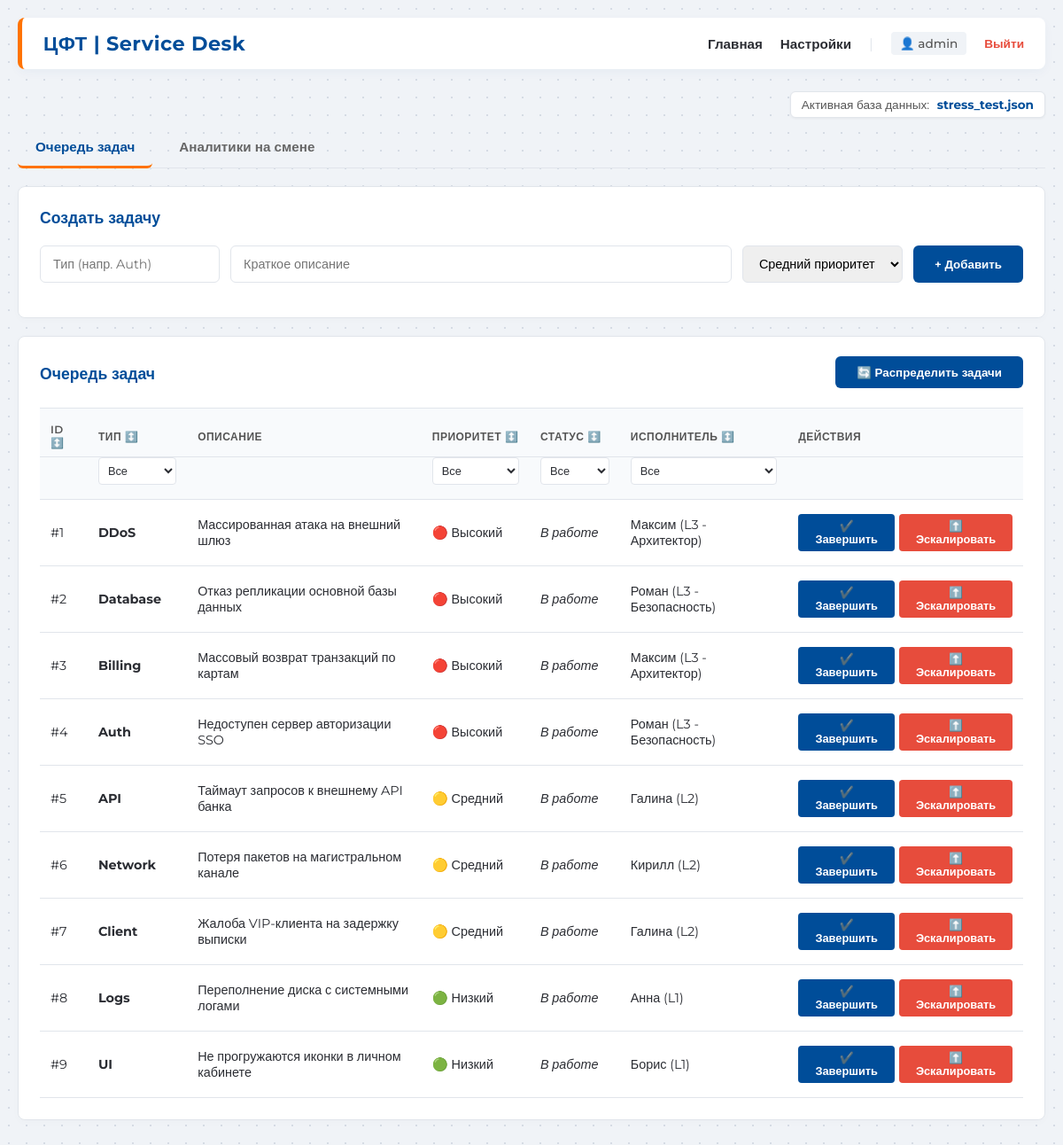
The page / (signed in) on the database its author committed.
### tables this page shows
CREATE TABLE tasks (
            id INTEGER PRIMARY KEY AUTOINCREMENT,
            task_type TEXT NOT NULL,
            description TEXT,
            priority TEXT NOT NULL,
            status TEXT NOT NULL DEFAULT 'Ожидает',
            analyst_id INTEGER,
            created_at TIMESTAMP DEFAULT CURRENT_TIMESTAMP
        );

CREATE TABLE analysts (
            id INTEGER PRIMARY KEY AUTOINCREMENT,
            name TEXT NOT NULL,
            level TEXT NOT NULL,
            is_available INTEGER NOT NULL,
            max_open_tasks INTEGER NOT NULL
        );

### app/__init__.py (the view, shortened to what this page needs)
    @app.route('/', methods=['GET', 'POST'])
    def home():
        conn = get_db()
        analysts = conn.execute('SELECT * FROM analysts').fetchall()
        tasks = conn.execute('''
            SELECT tasks.*, analysts.name as analyst_name
            FROM tasks
            LEFT JOIN analysts ON tasks.analyst_id = analysts.id
        ''').fetchall()
        current_scenario = get_current_scenario()
        return render_template('index.html', analysts=analysts, tasks=tasks, current_scenario=current_scenario)

### app/__init__.py (called while the page is built)
def get_db():
    db_path = os.path.join(os.path.dirname(__file__), '..', 'instance', 'app.db')
    conn = sqlite3.connect(db_path)
    conn.row_factory = sqlite3.Row
    return conn

def get_current_scenario():
    if os.path.exists('current_scenario.txt'):
        with open('current_scenario.txt', 'r', encoding='utf-8') as f:
            return f.read().strip()
    return "Не выбрана (Ручной режим)"

### app/templates/index.html (shortened to what this page needs)
{% extends "base.html" %}
{% block content %}
    <div style="display: flex; justify-content: flex-end; margin-bottom: 10px;">
        <span style="font-size: 0.85rem; color: #555; background: #fff; padding: 6px 12px; border-radius: 6px; border: 1px solid var(--cft-border); box-shadow: 0 1px 3px rgba(0,0,0,0.05);">
            Активная база данных: <strong style="color: var(--cft-blue); margin-left: 5px;">{{ current_scenario }}</strong>
        </span>
    </div>
    {% if session.get('role') == 'admin' %}
    <div class="tabs">
        <button class="tab-btn active" onclick="switchTab('tasks-tab', this)">Очередь задач</button>
        <button class="tab-btn" onclick="switchTab('analysts-tab', this)">Аналитики на смене</button>
    </div>
    {% endif %}
    <div id="tasks-tab" class="tab-content active">
        {% if session.get('role') == 'admin' %}
        <div class="card">
            <h2>Создать задачу</h2>
            <form action="/" method="post" class="form-group">
                <input type="text" name="task_type" placeholder="Тип (напр. Auth)" required>
                <input type="text" name="description" placeholder="Краткое описание" style="flex-grow: 1;">
                <select name="priority">
                    <option value="medium" selected>Средний приоритет</option>
                </select>
                <button type="submit">+ Добавить</button>
            </form>
        </div>
        {% endif %}
        <div class="card">
            <div style="display: flex; justify-content: space-between; align-items: center; margin-bottom: 20px;">
                <h2 style="margin-bottom: 0;">Очередь задач</h2>
                {% if session.get('role') == 'admin' %}
                <form action="/distribute" method="post" style="margin: 0;">
                    <button type="submit" class="btn-success" style="transform: translateY(-2px);">🔄 Распределить задачи</button>
                </form>
                {% endif %}
            </div>
            <table id="tasks-table">
                <thead>
                    <tr class="header-row">
                        <th><div class="th-content" onclick="sortTasksTable(0)" title="Сортировать по ID">ID ↕️</div></th>
                        <th><div class="th-content" onclick="sortTasksTable(1)" title="Сортировать по типу">Тип ↕️</div></th>
                        <th>Описание</th>
                        <th><div class="th-content" onclick="sortTasksTable(3)" title="Сортировать по приоритету">Приоритет ↕️</div></th>
                        <th><div class="th-content" onclick="sortTasksTable(4)" title="Сортировать по статусу">Статус ↕️</div></th>
                        <th><div class="th-content" onclick="sortTasksTable(5)" title="Сортировать по исполнителю">Исполнитель ↕️</div></th>
                        <th>Действия</th>
                    </tr>
                    <tr class="filters-row">
                        <th></th>
                        <th>
                            <select class="filter-select" data-col="1" onchange="applyFilters()">
                                <option value="all">Все</option>
                            </select>
                        </th>
                        <th></th>
                        <th>
                            <select class="filter-select" data-col="3" onchange="applyFilters()">
                                <option value="all">Все</option>
                            </select>
                        </th>
                        <th>
                            <select class="filter-select" data-col="4" onchange="applyFilters()">
                                <option value="all">Все</option>
                            </select>
                        </th>
                        <th>
                            <select class="filter-select" data-col="5" onchange="applyFilters()">
                                <option value="all">Все</option>
                            </select>
                        </th>
                        <th></th>
                    </tr>
                </thead>
                <tbody>
                    {% for task in tasks %}
                    <tr>
                        <td>#{{ task['id'] }}</td>
                        <td><strong>{{ task['task_type'] }}</strong></td>
                        <td>{{ task['description'] }}</td>
                        <td>
                            {% if task['priority'] == 'high' %}🔴 Высокий
                            {% elif task['priority'] == 'medium' %}🟡 Средний
                            {% else %}🟢 Низкий{% endif %}
                        </td>
                        <td><em>{{ task['status'] }}</em></td>
                        <td>{{ task['analyst_name'] if task['analyst_name'] else '—' }}</td>
                        <td>
                            {% if task['status'] == 'В работе' and (session.get('role') == 'admin' or task['analyst_name'] == session.get('user_name')) %}
                            <div style="display: flex; gap: 5px;">
                                <form action="/complete/{{ task['id'] }}" method="post" style="margin: 0;">
                                    <button type="submit" class="btn-success" style="padding: 6px 12px; font-size: 0.8rem; border-radius: 4px;">✔️ Завершить</button>
                                </form>
                                <form action="/escalate/{{ task['id'] }}" method="post" style="margin: 0;">
                                    <button type="submit" style="background-color: #e74c3c; padding: 6px 12px; font-size: 0.8rem; border-radius: 4px;">⬆️ Эскалировать</button>
                                </form>
                            </div>
                            {% else %}
                                <span style="color: #999;">—</span>
                            {% endif %}
                        </td>
                    </tr>
                    {% else %}
                    <tr>
                        <td colspan="7" style="text-align: center; color: #7f8c8d;">Задач пока нет.</td>
                    </tr>
                    {% endfor %}
                </tbody>
            </table>
        </div>
    </div>
{% endblock %}

### app/templates/base.html (shortened to what this page needs)
<!DOCTYPE html>
<html lang="ru">
<head>
</head>
<body>
    <div class="container">
        <div class="header">
            <div class="header-logo">
                <h1>ЦФТ | Service Desk</h1>
            </div>
            <div class="nav-links" style="align-items: center;">
                {% if session.get('role') %}
                    <a href="/">Главная</a>
                    {% if session.get('role') == 'admin' %}
                        <a href="/settings">Настройки</a>
                    {% endif %}
                    <span style="color: var(--cft-border);">|</span>
                    <span style="font-size: 0.85rem; color: #555; background: #F0F3F7; padding: 5px 10px; border-radius: 4px; font-weight: 500;">
                        👤 {{ session.get('user_name') }}
                    </span>
                    <a href="/logout" style="color: #e74c3c; font-size: 0.85rem;">Выйти</a>
                {% endif %}
            </div>
        </div>
        {% block content %}{% endblock %}
    </div>
</body>
</html>

### app/templates/base.html (style rules this page uses)
:root { --cft-blue: #004D99; --cft-orange: #FF7300; --cft-bg: #F0F3F7; --cft-text: #2B2D33; --cft-border: #E1E5EB; }
body { font-family: 'Montserrat', sans-serif; background-color: var(--cft-bg); color: var(--cft-text); margin: 0; padding: 20px; background-image: radial-gradient(#d5dbe4 1px, transparent 1px); background-size: 20px 20px; }
.container { max-width: 1200px; margin: 0 auto; }
.header { margin-bottom: 25px; padding: 15px 24px; background: #FFFFFF; border-radius: 8px; box-shadow: 0 4px 12px rgba(0, 77, 153, 0.04); border-left: 5px solid var(--cft-orange); display: flex; justify-content: space-between; align-items: center; transition: box-shadow 0.3s ease; }
.header-logo h1 { margin: 0; color: var(--cft-blue); font-size: 1.4rem; font-weight: 700; letter-spacing: 0.5px; }
.nav-links { display: flex; gap: 20px; }
.nav-links a { text-decoration: none; color: var(--cft-text); font-weight: 600; font-size: 0.95rem; transition: color 0.2s, transform 0.2s; }
.card { background: #FFFFFF; border-radius: 8px; padding: 24px; margin-bottom: 20px; box-shadow: 0 2px 10px rgba(0,0,0,0.02); border: 1px solid var(--cft-border); transition: transform 0.3s cubic-bezier(0.16, 1, 0.3, 1), box-shadow 0.3s ease; }
h1, h2 { color: var(--cft-blue); margin-top: 0; font-weight: 600; }
h2 { font-size: 1.1rem; margin-bottom: 20px; }
.tabs { margin-bottom: 20px; display: flex; gap: 10px; border-bottom: 1px solid var(--cft-border); padding-bottom: 0; }
.tab-btn { background-color: transparent; color: #666; border: none; border-bottom: 3px solid transparent; padding: 12px 20px; cursor: pointer; font-weight: 600; font-size: 0.95rem; font-family: inherit; transition: all 0.2s ease; position: relative; top: 1px; }
.tab-btn.active { color: var(--cft-blue); border-bottom: 3px solid var(--cft-orange); }
.tab-content { display: none; }
.tab-content.active { display: block; animation: slideUpFade 0.4s cubic-bezier(0.16, 1, 0.3, 1) forwards; }
table { width: 100%; border-collapse: collapse; font-size: 0.9rem; }
th, td { padding: 16px 12px; text-align: left; border-bottom: 1px solid var(--cft-border); transition: background-color 0.2s ease; }
th { background-color: #F8FAFC; color: #555; font-weight: 600; text-transform: uppercase; font-size: 0.75rem; letter-spacing: 0.5px; border-top: 1px solid var(--cft-border); }
input, select { padding: 10px 14px; border: 1px solid var(--cft-border); border-radius: 6px; font-family: inherit; font-size: 0.9rem; outline: none; transition: border-color 0.2s, box-shadow 0.2s; }
button { background-color: var(--cft-blue); color: white; border: none; padding: 10px 24px; border-radius: 6px; cursor: pointer; font-weight: 600; font-family: inherit; transition: all 0.2s cubic-bezier(0.16, 1, 0.3, 1); }
.form-group { display: flex; gap: 12px; margin-bottom: 15px; }

### app/templates/index.html (style rules this page uses)
.filter-select { width: 100%; padding: 6px; font-size: 0.8rem; border: 1px solid var(--cft-border); border-radius: 4px; background-color: #FFFFFF; color: var(--cft-text); cursor: pointer; outline: none; font-family: inherit; }
.th-content { cursor: pointer; display: inline-block; }
.header-row th { border-bottom: none; padding-bottom: 8px; }
.filters-row th { padding-top: 0; }

### rows shown on the page
tasks: id "1", task_type "DDoS", description "Массированная атака на внешний шлюз", priority "🔴 Высокий", status "В работе", name "Максим (L3 - Архитектор)"
tasks: id "2", task_type "Database", description "Отказ репликации основной базы данных", priority "🔴 Высокий", status "В работе", name "Роман (L3 - Безопасность)"
tasks: id "3", task_type "Billing", description "Массовый возврат транзакций по картам", priority "🔴 Высокий", status "В работе", name "Максим (L3 - Архитектор)"
tasks: id "4", task_type "Auth", description "Недоступен сервер авторизации SSO", priority "🔴 Высокий", status "В работе", name "Роман (L3 - Безопасность)"
tasks: id "5", task_type "API", description "Таймаут запросов к внешнему API банка", priority "🟡 Средний", status "В работе", name "Галина (L2)"
tasks: id "6", task_type "Network", description "Потеря пакетов на магистральном канале", priority "🟡 Средний", status "В работе", name "Кирилл (L2)"
tasks: id "7", task_type "Client", description "Жалоба VIP-клиента на задержку выписки", priority "🟡 Средний", status "В работе", name "Галина (L2)"
tasks: id "8", task_type "Logs", description "Переполнение диска с системными логами", priority "🟢 Низкий", status "В работе", name "Анна (L1)"
tasks: id "9", task_type "UI", description "Не прогружаются иконки в личном кабинете", priority "🟢 Низкий", status "В работе", name "Борис (L1)"

### other values the page prints
{{ session.get('user_name') }} "admin"
{{ current_scenario }} "stress_test.json"
